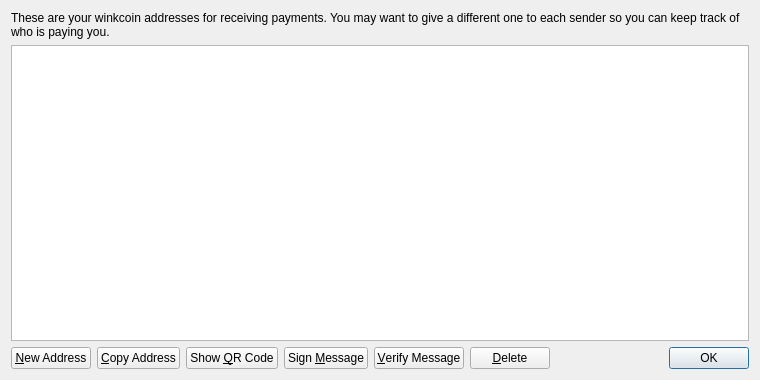
<?xml version="1.0" encoding="UTF-8"?>
<ui version="4.0">
 <class>AddressBookPage</class>
 <widget class="QWidget" name="AddressBookPage">
  <property name="geometry">
   <rect>
    <x>0</x>
    <y>0</y>
    <width>760</width>
    <height>380</height>
   </rect>
  </property>
  <property name="windowTitle">
   <string>Address Book</string>
  </property>
  <layout class="QVBoxLayout" name="verticalLayout">
   <item>
    <widget class="QLabel" name="labelExplanation">
     <property name="text">
      <string>These are your winkcoin addresses for receiving payments. You may want to give a different one to each sender so you can keep track of who is paying you.</string>
     </property>
     <property name="textFormat">
      <enum>Qt::PlainText</enum>
     </property>
     <property name="wordWrap">
      <bool>true</bool>
     </property>
    </widget>
   </item>
   <item>
    <widget class="QTableView" name="tableView">
     <property name="contextMenuPolicy">
      <enum>Qt::CustomContextMenu</enum>
     </property>
     <property name="toolTip">
      <string>Double-click to edit address or label</string>
     </property>
     <property name="tabKeyNavigation">
      <bool>false</bool>
     </property>
     <property name="alternatingRowColors">
      <bool>true</bool>
     </property>
     <property name="selectionMode">
      <enum>QAbstractItemView::SingleSelection</enum>
     </property>
     <property name="selectionBehavior">
      <enum>QAbstractItemView::SelectRows</enum>
     </property>
     <property name="sortingEnabled">
      <bool>true</bool>
     </property>
     <attribute name="verticalHeaderVisible">
      <bool>false</bool>
     </attribute>
    </widget>
   </item>
   <item>
    <layout class="QHBoxLayout" name="horizontalLayout">
     <item>
      <widget class="QPushButton" name="newAddressButton">
       <property name="toolTip">
        <string>Create a new address</string>
       </property>
       <property name="text">
        <string>&amp;New Address</string>
       </property>
       <property name="icon">
        <iconset resource="../bitcoin.qrc">
         <normaloff>:/icons/add</normaloff>:/icons/add</iconset>
       </property>
      </widget>
     </item>
     <item>
      <widget class="QPushButton" name="copyToClipboard">
       <property name="toolTip">
        <string>Copy the currently selected address to the system clipboard</string>
       </property>
       <property name="text">
        <string>&amp;Copy Address</string>
       </property>
       <property name="icon">
        <iconset resource="../bitcoin.qrc">
         <normaloff>:/icons/editcopy</normaloff>:/icons/editcopy</iconset>
       </property>
      </widget>
     </item>
     <item>
      <widget class="QPushButton" name="showQRCode">
       <property name="text">
        <string>Show &amp;QR Code</string>
       </property>
       <property name="icon">
        <iconset resource="../bitcoin.qrc">
         <normaloff>:/icons/qrcode</normaloff>:/icons/qrcode</iconset>
       </property>
      </widget>
     </item>
     <item>
      <widget class="QPushButton" name="signMessage">
       <property name="toolTip">
        <string>Sign a message to prove you own a winkcoin address</string>
       </property>
       <property name="text">
        <string>Sign &amp;Message</string>
       </property>
       <property name="icon">
        <iconset resource="../bitcoin.qrc">
         <normaloff>:/icons/edit</normaloff>:/icons/edit</iconset>
       </property>
      </widget>
     </item>
     <item>
      <widget class="QPushButton" name="verifyMessage">
       <property name="toolTip">
        <string>Verify a message to ensure it was signed with a specified winkcoin address</string>
       </property>
       <property name="text">
        <string>&amp;Verify Message</string>
       </property>
       <property name="icon">
        <iconset resource="../bitcoin.qrc">
         <normaloff>:/icons/transaction_0</normaloff>:/icons/transaction_0</iconset>
       </property>
      </widget>
     </item>
     <item>
      <widget class="QPushButton" name="deleteButton">
       <property name="toolTip">
        <string>Delete the currently selected address from the list</string>
       </property>
       <property name="text">
        <string>&amp;Delete</string>
       </property>
       <property name="icon">
        <iconset resource="../bitcoin.qrc">
         <normaloff>:/icons/remove</normaloff>:/icons/remove</iconset>
       </property>
      </widget>
     </item>
     <item>
      <spacer name="horizontalSpacer">
       <property name="orientation">
        <enum>Qt::Horizontal</enum>
       </property>
       <property name="sizeHint" stdset="0">
        <size>
         <width>40</width>
         <height>20</height>
        </size>
       </property>
      </spacer>
     </item>
     <item>
      <widget class="QDialogButtonBox" name="buttonBox">
       <property name="sizePolicy">
        <sizepolicy hsizetype="Maximum" vsizetype="Fixed">
         <horstretch>0</horstretch>
         <verstretch>0</verstretch>
        </sizepolicy>
       </property>
       <property name="standardButtons">
        <set>QDialogButtonBox::Ok</set>
       </property>
      </widget>
     </item>
    </layout>
   </item>
  </layout>
 </widget>
 <resources>
  <include location="../bitcoin.qrc"/>
 </resources>
 <connections/>
</ui>
